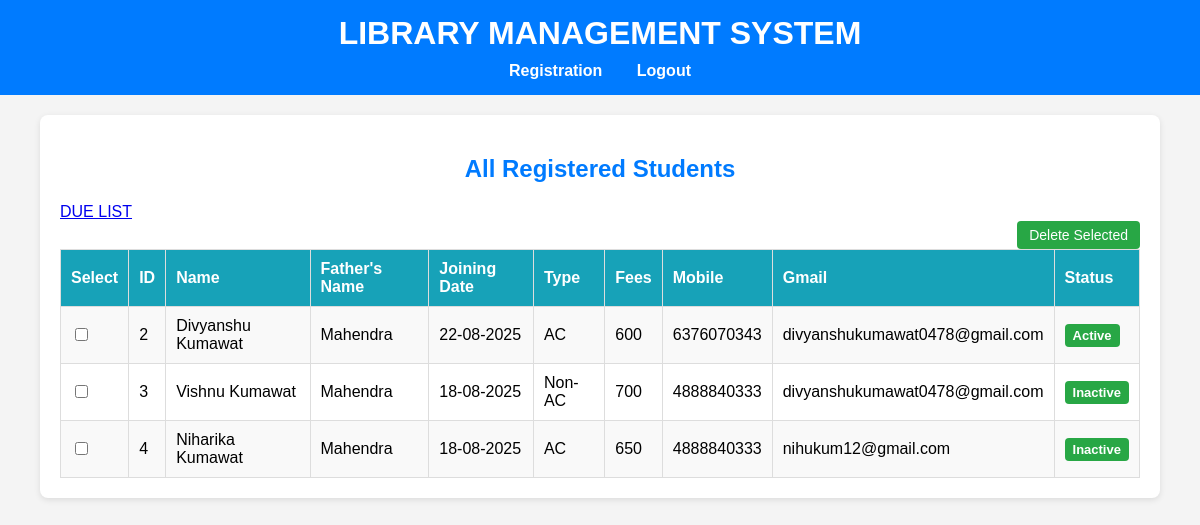
The page / (signed in) on the database its author committed.
### app/models.py (models this page shows)
class Registration(db.Model) :
    id = db.Column(db.Integer, primary_key = True)
    name = db.Column(db.String(100), nullable = False)
    fathers_name = db.Column(db.String(100), nullable = False)
    joining_date = db.Column(db.Date, nullable = False)
    fees = db.Column(db.Integer, nullable = False)
    type = db.Column(db.String(100))
    mobile_number = db.Column(db.Integer, nullable = False)
    gmail = db.Column(db.String(100))
    status = db.Column(db.String(20), default = "Active")
    fees_records = db.relationship('FeesRecord', backref='student', lazy=True)

### app/routes/tasks.py (the view)
@task_bp.route("/")
def students_list():
    if not session.get('admin'):
        flash("Please login as admin first", "error")
        return redirect(url_for('auth.login'))
    students = Registration.query.all()
    return render_template("student_list.html", students=students)

### app/templates/student_list.html (shortened to what this page needs)
{% extends "base.html" %}
{% block content %}
<h2 style="text-align: center;">All Registered Students</h2>
<a href="{{ url_for('tasks.fees_due') }}">DUE LIST</a>
<form method="POST" action="{{ url_for('tasks.delete_students') }}">
    <button style="float: right;" type="submit" onclick="return confirm('Are you sure you want to delete selected students?')">
        Delete Selected
    </button>
    <table border="1" cellpadding="5">
        <tr>
            <th>Select</th>
            <th>ID</th>
            <th>Name</th>
            <th>Father's Name</th>
            <th>Joining Date</th>
            <th>Type</th>
            <th>Fees</th>
            <th>Mobile</th>
            <th>Gmail</th>
            <th>Status</th>
        </tr>
        {% for s in students %}
        <tr>
            <td><input type="checkbox" name="student_ids" value="{{ s.id }}"></td>
            <td>{{ s.id }}</td>
            <td>{{ s.name }}</td>
            <td>{{ s.fathers_name }}</td>
            <td>{{ s.joining_date.strftime("%d-%m-%Y") }}</td>
            <td>{{ s.type }}</td>
            <td>{{ s.fees }}</td>
            <td>{{ s.mobile_number }}</td>
            <td>{{ s.gmail }}</td>
            <td>
                <a href="{{ url_for('tasks.toggle_status', student_id=s.id) }}">
                    {{ s.status }}
                </a>
            </td>
        </tr>
        {% endfor %}
    </table>
</form>
{% endblock %}

### app/templates/base.html (shortened to what this page needs)
<!DOCTYPE html>
<html lang="en">
<head>
    <link rel="stylesheet" href="{{ url_for('static', filename = 'css/style.css') }}">
</head>
<body>
    <header>
        <div class = "contanier">
            <h1> LIBRARY MANAGEMENT SYSTEM</h1>
            <nav>
                <a href="{{ url_for('tasks.registration') }}">Registration</a>
                {% if 'user' in session %}
                    <a href="{{ url_for('auth.logout') }}">Logout</a>
                {% else %}
                    <a href="{{ url_for('auth.login') }}">Login</a>
                {% endif %}
            </nav>
        </div>
    </header>
    <main class = "contanier">
        {% block content %} {% endblock %}
    </main>
</body>
</html>

### app/static/css/style.css (style rules this page uses)
body { font-family: Arial, sans-serif; margin: 0; padding: 0; background-color: #f4f4f4; }
.container, main.contanier { width: 90%; max-width: 1200px; margin: auto; padding: 20px; background-color: #fff; box-shadow: 0 2px 6px rgba(0,0,0,0.1); border-radius: 8px; }
header { background-color: #007BFF; color: white; padding: 15px 0; margin-bottom: 20px; }
header h1 { margin: 0; text-align: center; }
header nav { text-align: center; margin-top: 10px; }
header nav a { color: white; text-decoration: none; margin: 0 15px; font-weight: bold; }
table { width: 100%; border-collapse: collapse; margin-top: 15px; }
table, th, td { border: 1px solid #ddd; }
th, td { padding: 10px; text-align: left; }
th { background-color: #007BFF; color: white; }
tr:nth-child(even) { background-color: #f9f9f9; }
button { background-color: #28a745; color: white; border: none; padding: 6px 12px; cursor: pointer; border-radius: 4px; font-size: 14px; }
table a { color: #007BFF; text-decoration: none; font-weight: bold; }
h2 { color: #007BFF; margin-top: 20px; }
table th { background-color: #17a2b8; color: white; }
table td a { background-color: #28a745; color: white; padding: 4px 8px; border-radius: 4px; text-decoration: none; font-size: 13px; }

### rows shown on the page
Registration: id "2", name "Divyanshu Kumawat", fathers_name "Mahendra", joining_date "22-08-2025", type "AC", fees "600", mobile_number "6376070343", gmail "divyanshukumawat0478@gmail.com", status "Active"
Registration: id "3", name "Vishnu Kumawat", fathers_name "Mahendra", joining_date "18-08-2025", type "Non-AC", fees "700", mobile_number "4888840333", gmail "divyanshukumawat0478@gmail.com", status "Inactive"
Registration: id "4", name "Niharika Kumawat", fathers_name "Mahendra", joining_date "18-08-2025", type "AC", fees "650", mobile_number "4888840333", gmail "nihukum12@gmail.com", status "Inactive"
